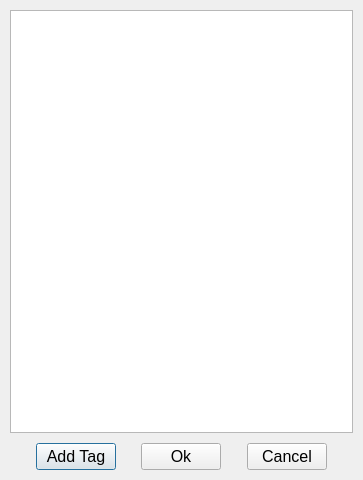
<?xml version="1.0" encoding="UTF-8"?>
<ui version="4.0">
 <class>TagsDialog</class>
 <widget class="QDialog" name="TagsDialog">
  <property name="geometry">
   <rect>
    <x>0</x>
    <y>0</y>
    <width>363</width>
    <height>480</height>
   </rect>
  </property>
  <property name="windowTitle">
   <string>Tags</string>
  </property>
  <layout class="QVBoxLayout" name="verticalLayout">
   <property name="spacing">
    <number>10</number>
   </property>
   <property name="margin">
    <number>10</number>
   </property>
   <item>
    <widget class="QListWidget" name="tagsList">
     <property name="font">
      <font>
       <family>Comic Sans MS</family>
       <pointsize>11</pointsize>
      </font>
     </property>
    </widget>
   </item>
   <item>
    <layout class="QHBoxLayout" name="horizontalLayout">
     <property name="spacing">
      <number>0</number>
     </property>
     <item>
      <spacer name="horizontalSpacer">
       <property name="orientation">
        <enum>Qt::Horizontal</enum>
       </property>
       <property name="sizeHint" stdset="0">
        <size>
         <width>40</width>
         <height>20</height>
        </size>
       </property>
      </spacer>
     </item>
     <item>
      <widget class="QPushButton" name="addButton">
       <property name="font">
        <font>
         <pointsize>12</pointsize>
        </font>
       </property>
       <property name="text">
        <string>Add Tag</string>
       </property>
      </widget>
     </item>
     <item>
      <spacer name="horizontalSpacer_2">
       <property name="orientation">
        <enum>Qt::Horizontal</enum>
       </property>
       <property name="sizeHint" stdset="0">
        <size>
         <width>40</width>
         <height>20</height>
        </size>
       </property>
      </spacer>
     </item>
     <item>
      <widget class="QPushButton" name="okButton">
       <property name="font">
        <font>
         <pointsize>12</pointsize>
        </font>
       </property>
       <property name="text">
        <string>Ok</string>
       </property>
      </widget>
     </item>
     <item>
      <spacer name="horizontalSpacer_3">
       <property name="orientation">
        <enum>Qt::Horizontal</enum>
       </property>
       <property name="sizeHint" stdset="0">
        <size>
         <width>40</width>
         <height>20</height>
        </size>
       </property>
      </spacer>
     </item>
     <item>
      <widget class="QPushButton" name="cancelButton">
       <property name="font">
        <font>
         <pointsize>12</pointsize>
        </font>
       </property>
       <property name="text">
        <string>Cancel</string>
       </property>
      </widget>
     </item>
     <item>
      <spacer name="horizontalSpacer_4">
       <property name="orientation">
        <enum>Qt::Horizontal</enum>
       </property>
       <property name="sizeHint" stdset="0">
        <size>
         <width>40</width>
         <height>20</height>
        </size>
       </property>
      </spacer>
     </item>
    </layout>
   </item>
  </layout>
 </widget>
 <resources/>
 <connections/>
</ui>
